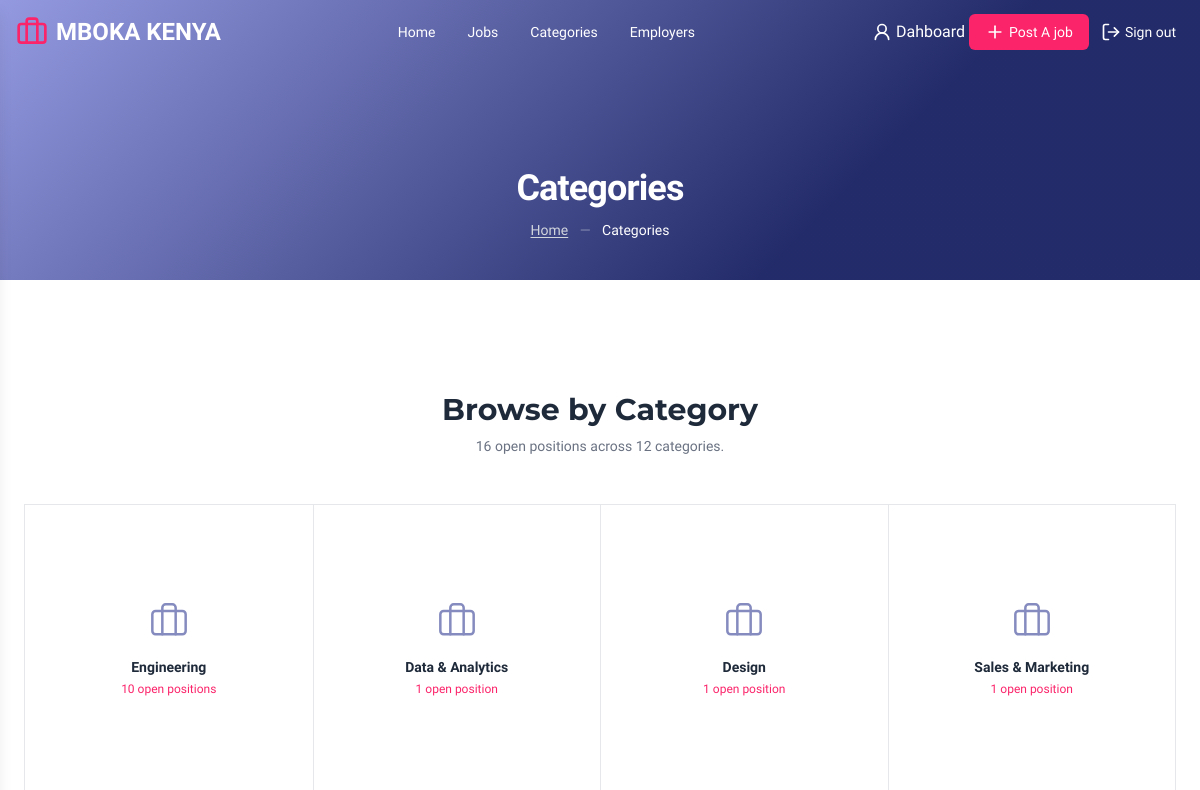
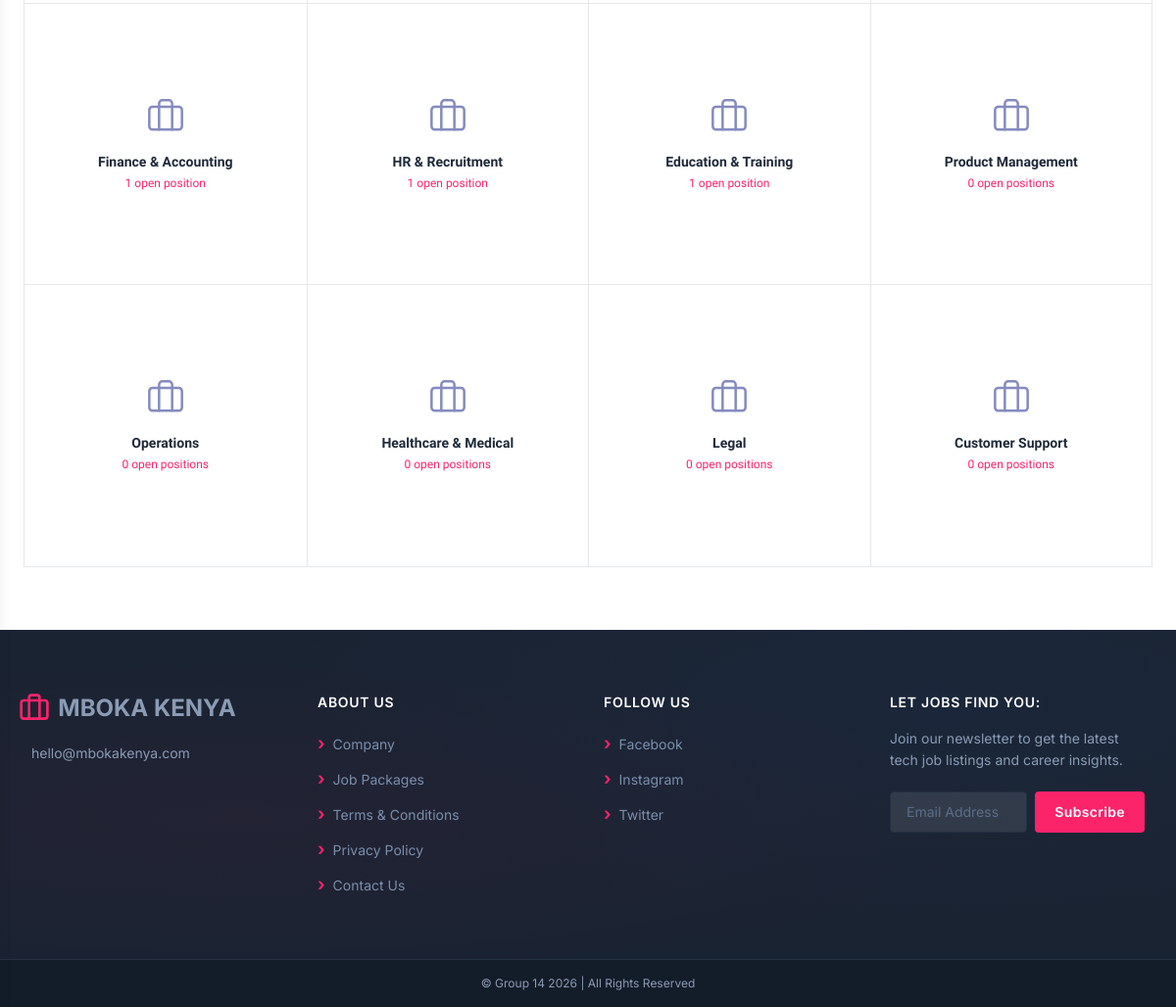
The page /categories (signed in) on the database its author committed (2 pictures, top to bottom).
### tables this page shows
CREATE TABLE job_categories (
    category_id   INT AUTO_INCREMENT PRIMARY KEY,
    category_name VARCHAR(100) UNIQUE NOT NULL,
    description   TEXT,
    icon_path     VARCHAR(300),
    created_at    DATETIME DEFAULT CURRENT_TIMESTAMP
);

### views/categories.php (the view, shortened to what this page needs)
<?php include_once 'partials/header.php'; ?>
<main class="w-full">
    <section class="relative w-full overflow-hidden" style="height:280px;">
        <div class="absolute inset-0" style="background: linear-gradient(135deg, #8b91dd 0%, #10195d 70%, #10195d 100%); opacity:0.92;"></div>
        <div class="absolute inset-0 flex flex-col items-center justify-end pb-10 z-10">
            <h1 class="text-3xl md:text-4xl font-bold text-white mb-3 tracking-tight">Categories</h1>
            <p class="text-gray-300 text-sm">
                <a href="/" class="underline underline-offset-2 hover:text-white transition-colors">Home</a>
                <span class="mx-2 opacity-50">—</span>
                <span class="text-white">Categories</span>
            </p>
        </div>
    </section>
    <?php
    try {
        $db = getDB();
        $stmt = $db->query("
            SELECT jc.category_id,
                   jc.category_name            AS name,
                   COALESCE(jc.icon_path, 'briefcase') AS icon,
                   COUNT(CASE WHEN j.status = 'open' THEN 1 END) AS count
            FROM job_categories jc
            LEFT JOIN jobs j ON j.category_id = jc.category_id
            GROUP BY jc.category_id, jc.category_name, jc.icon_path
            ORDER BY count DESC
        ");
        $categories = $stmt->fetchAll(PDO::FETCH_ASSOC);
        $total_open = (int) $db->query("SELECT COUNT(*) FROM jobs WHERE status = 'open'")->fetchColumn();
    } catch (Exception $e) {
        $categories = [];
        $total_open = 0;
    }
    ?>
    <section class="bg-white py-16 px-4">
        <div class="max-w-6xl mx-auto">
            <div class="text-center my-12">
                <h2 class="text-3xl font-bold text-gray-800 mb-2" style="font-family:'Montserrat',sans-serif;">
                    Browse by Category
                </h2>
                <p class="text-gray-500 text-sm">
                    <?php echo number_format($total_open); ?> open position<?php echo $total_open !== 1 ? 's' : ''; ?> across <?php echo count($categories); ?> categories.
                </p>
            </div>
            <?php if (empty($categories)): ?>
                <div class="text-center py-20">
                    <i data-lucide="folder-open" class="w-12 h-12 text-gray-300 mx-auto mb-4"></i>
                    <p class="text-gray-400">No categories found.</p>
                </div>
            <?php else: ?>
                <div class="grid grid-cols-2 md:grid-cols-4 gap-0 border border-gray-200">
                    <?php foreach ($categories as $index => $cat):
                        $isLeft   = $index % 4 === 0;
                        $isTop    = $index < 4;
                    ?>
                        <a href="/jobs?category=<?php echo urlencode($cat['name']); ?>"
                            class="group flex flex-col items-center justify-center text-center aspect-square p-8
                              transition-all duration-200 hover:shadow-lg hover:z-10
                              <?php echo !$isTop  ? 'border-t' : ''; ?>
                              <?php echo !$isLeft ? 'border-l' : ''; ?>
                              border-gray-200">
                            <i data-lucide="<?php echo htmlspecialchars($cat['icon']); ?>"
                                class="w-10 h-10 text-[#858bbe] mb-4 transition-transform duration-200 group-hover:scale-110"
                                stroke-width="1.5"></i>
                            <h3 class="text-sm font-bold text-gray-800 mb-1"><?php echo htmlspecialchars($cat['name']); ?></h3>
                            <p class="text-xs text-[#fb236a] font-medium">
                                <?php echo (int)$cat['count']; ?> open position<?php echo (int)$cat['count'] !== 1 ? 's' : ''; ?>
                            </p>
                        </a>
                    <?php endforeach; ?>
                </div>
            <?php endif; ?>
        </div>
    </section>
</main>
<?php include_once 'partials/footer.php'; ?>

### index.php (shortened to what this page needs)
<?php
$routes = [
    ['GET',  '/',               'views/home.php',           null],
    ['GET',  '/jobs',           'views/jobs.php',           null],
    ['GET',  '/categories',           'views/categories.php',           null],
    ['GET',  '/jobs/:id',       'views/job-single.php',     null],
    ['GET',  '/employers',      'views/employers.php',      null],
    ['GET',  '/post-a-job',     'views/post-a-job.php',     null],
    ['POST', '/post-a-job',     'php/functions/store-job.php', 'requireAuth'],
    ['GET',  '/login',          'views/login.php',          'requireGuest'],
    ['POST', '/login',          'php/functions/login.php',  'requireGuest'],
    ['GET',  '/register',       'views/register.php',       'requireGuest'],
    ['POST', '/register',       'php/functions/register.php', 'requireGuest'],
    ['GET',  '/seeker/profile',      'views/seeker/profile.php',      'requireAuth'],
    ['GET',  '/admin/profile',      'views/admin/profile.php',      'requireAuth'],
    ['GET',  '/logout',         'php/functions/logout.php', 'requireAuth'],
    ['GET',  '/index',          'views/login.php',          null],
    ['GET',  '/index.php',      'views/login.php',          null],
];
$method  = $_SERVER['REQUEST_METHOD'];
$uri     = strtok($_SERVER['REQUEST_URI'], '?');
$uri     = rtrim($uri, '/') ?: '/';
foreach ($routes as [$routeMethod, $routePath, $view, $middleware]) {
    $pattern = preg_replace('#/:([^/]+)#', '/(?P<$1>[^/]+)', $routePath);
    $pattern = '#^' . $pattern . '$#';
    if ($method !== $routeMethod || !preg_match($pattern, $uri, $matches)) {
        continue;
    }
    include_once $view;
    break;
}

### rows shown on the page
job_categories: category_name "Engineering", count "10", shows "s"
job_categories: category_name "Data & Analytics", count "1"
job_categories: category_name "Design", count "1"
job_categories: category_name "Sales & Marketing", count "1"
job_categories: category_name "Finance & Accounting", count "1"
job_categories: category_name "HR & Recruitment", count "1"
job_categories: category_name "Education & Training", count "1"
job_categories: category_name "Product Management", count "0", shows "s"
job_categories: category_name "Operations", count "0"
job_categories: category_name "Healthcare & Medical", count "0", shows "s"
job_categories: category_name "Legal", count "0", shows "s"
job_categories: category_name "Customer Support", count "0"

### other values the page prints
$link['label'] "Home"
$link['label'] "Jobs"
$link['label'] "Categories"
$link['label'] "Employers"
$link['text'] "Post A job"
$link['text'] "Sign out"
$total_open "16"
count($categories) "12"
